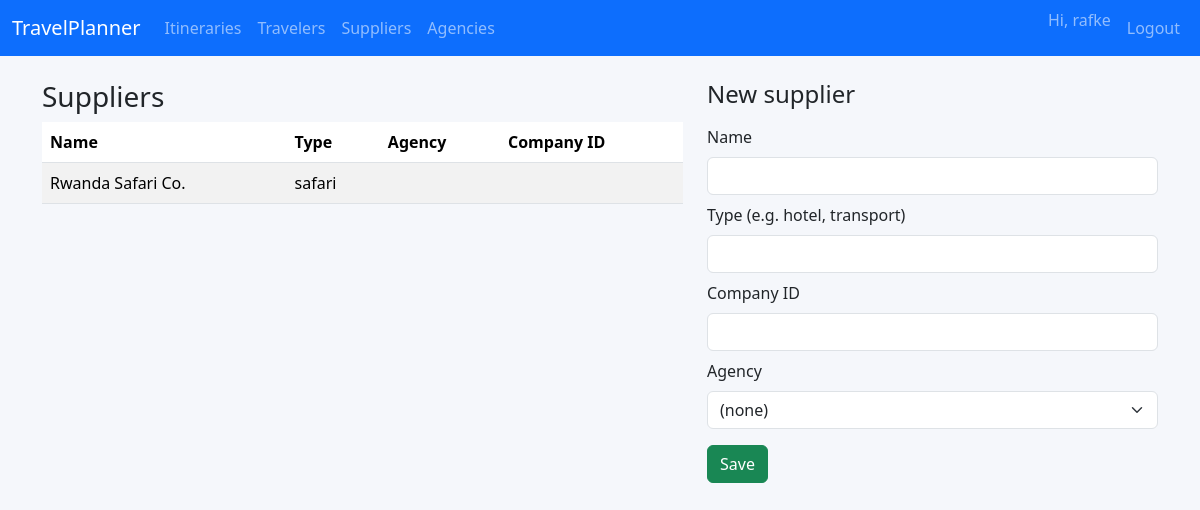
Before: /suppliers (signed in) with the older database file.
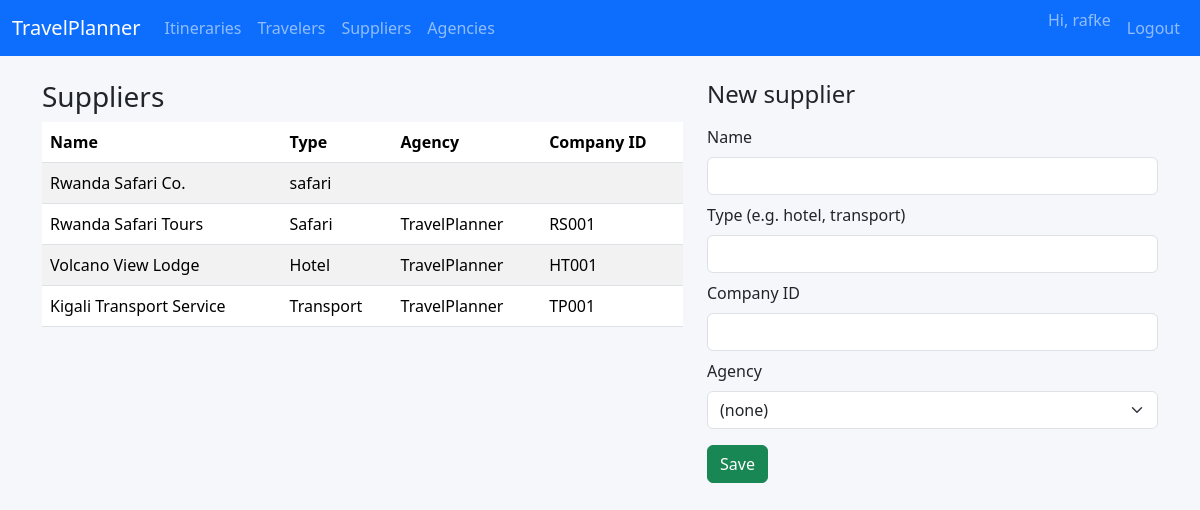
After: the same page with the newer database file.
### models.py (models this page shows)
class Supplier(db.Model):
    id = db.Column(db.String(36), primary_key=True)
    agency_id = db.Column(db.String(36), db.ForeignKey("agency.id"))
    company_id = db.Column(db.String(255))
    name = db.Column(db.String(255))
    type = db.Column(db.String(255))
    agency = db.relationship("Agency", back_populates="suppliers")
    itineraries = db.relationship(
        "Itinerary",
        secondary="itinerary_supplier",
        back_populates="suppliers",
    )

class Agency(db.Model):
    id = db.Column(db.String(36), primary_key=True)
    name = db.Column(db.String(255))
    email = db.Column(db.String(255))
    itineraries = db.relationship("Itinerary", back_populates="agency")
    suppliers = db.relationship("Supplier", back_populates="agency")

### app.py (the view, shortened to what this page needs)
    @app.route("/suppliers", methods=["GET", "POST"])
    @login_required
    def suppliers_list():
        agencies = Agency.query.all()
        return render_template(
            "suppliers.html",
            suppliers=Supplier.query.all(),
            agencies=agencies,
        )

### templates/suppliers.html (shortened to what this page needs)
{% extends "base.html" %}
{% block content %}
<div class="row">
  <div class="col-md-7">
    <h3>Suppliers</h3>
    <table class="table table-striped">
      <thead>
        <tr>
          <th>Name</th>
          <th>Type</th>
          <th>Agency</th>
          <th>Company ID</th>
        </tr>
      </thead>
      <tbody>
        {% for s in suppliers %}
        <tr>
          <td>{{ s.name }}</td>
          <td>{{ s.type }}</td>
          <td>{{ s.agency.name if s.agency else '' }}</td>
          <td>{{ s.company_id }}</td>
        </tr>
        {% else %}
        <tr>
          <td colspan="4" class="text-muted">No suppliers yet.</td>
        </tr>
        {% endfor %}
      </tbody>
    </table>
  </div>
  <div class="col-md-5">
    <h4 class="mb-3">New supplier</h4>
    <form method="post">
      <div class="mb-2">
        <label class="form-label">Name</label>
        <input name="name" class="form-control" />
      </div>
      <div class="mb-2">
        <label class="form-label">Type (e.g. hotel, transport)</label>
        <input name="type" class="form-control" />
      </div>
      <div class="mb-2">
        <label class="form-label">Company ID</label>
        <input name="company_id" class="form-control" />
      </div>
      <div class="mb-2">
        <label class="form-label">Agency</label>
        <select name="agency_id" class="form-select">
          <option value="">(none)</option>
        </select>
      </div>
      <button class="btn btn-success mt-2">Save</button>
    </form>
  </div>
</div>
{% endblock %}

Changed rows visible on the page:
added Supplier: name "Rwanda Safari Tours", type "Safari", agency "TravelPlanner", company_id "RS001"
added Supplier: name "Volcano View Lodge", type "Hotel", agency "TravelPlanner", company_id "HT001"
added Supplier: name "Kigali Transport Service", type "Transport", agency "TravelPlanner", company_id "TP001"
